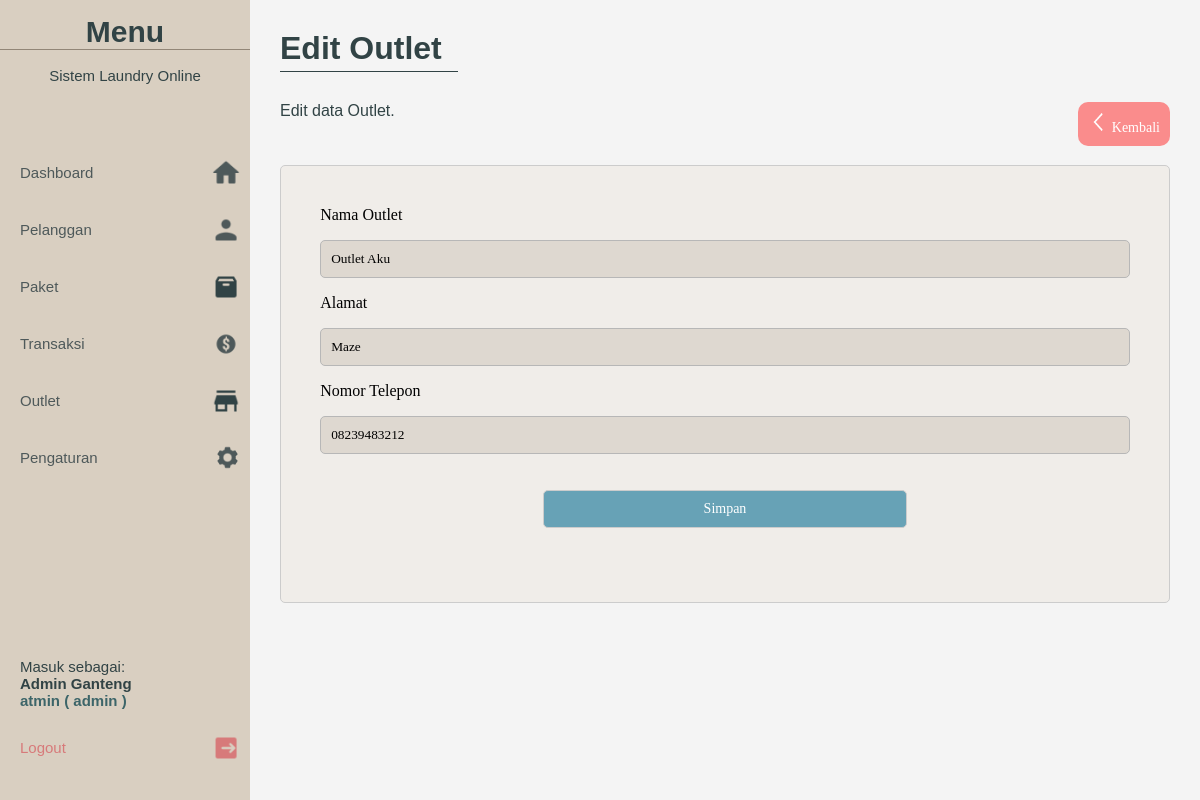
Page /app/admin/editOutlet.php?id=1 (signed in) on the committed database.
### tables this page shows
CREATE TABLE `tb_outlet` (
  `id_outlet` int(11) NOT NULL,
  `nama` varchar(100) DEFAULT NULL,
  `alamat` text DEFAULT NULL,
  `tlp` varchar(15) DEFAULT NULL
);

### app/admin/editOutlet.php (the view, shortened to what this page needs)
<?php
    include $_SERVER['DOCUMENT_ROOT'] . '/project/connection/connection.php';
    $id = isset($_GET['id']) ? (int) $_GET['id'] : 0;
    $stmt = $connect->prepare("SELECT * FROM tb_outlet WHERE id_outlet = ?");
    $stmt->bind_param("i", $id);
    $stmt->execute();
    $hasil = $stmt->get_result();
    $outlet = $hasil->fetch_assoc();
?>
<!DOCTYPE html>
<html lang="en">
<head>
    <link rel="stylesheet" href="style/style.css">
    <link rel="stylesheet" href="style/customer.css">
</head>
<body>
    <?php include 'sidebar.php'; ?>
    <section class="content">
        <h1>Edit Outlet</h1>
        <div class="text-container">
            <p>Edit data Outlet.</p>
            <a href="outlet.php" class="cancelbutton"><img src="../../assets/back.png" width="20" height="20">  Kembali</a>
        </div>
        <div class="dashboard">
            <form action="../../funcs/updateOutlet.php" method="POST">
                <table>
                    <label for="nama_outlet">Nama Outlet</label>
                    <input type="text" name="nama" id="nama" value="<?php echo htmlspecialchars($outlet['nama']); ?>" required>
                    <label for="harga">Alamat</label>
                    <input type="text" name="alamat" id="alamat" value="<?php echo htmlspecialchars($outlet['alamat']); ?>" required>
                    <label for="harga">Nomor Telepon</label>
                    <input type="number" name="tlp" id="tlp" value="<?php echo htmlspecialchars($outlet['tlp']); ?>" required>
                    <button type="submit" class="addbutton">Simpan</button>
            </form>
        </div>
    </section>
</body>
</html>

### app/admin/style/style.css (style rules this page uses)
* { box-sizing: border-box; --text-color: #314345; --background-color: #f4f4f4; --container-color: #f0ede9; --btn-color: #67a2b6; }
body { background-color: var(--background-color); }
h1, h2, p { color: var(--text-color); }
section { display: flex; flex-direction: column; gap: 0.2em; position: absolute; left: 250px; top: 0; padding: 30px; width: calc(100% - 250px); height: 100vh; background-color: #f4f4f4; font-family: "Poppins", sans-serif; transition: .2s; }
.content h1 { position: relative; font-size: 2em; margin-bottom: 1em; }
.content h1::after { content: ""; position: absolute; left: 0; bottom: -5px; width: 20%; height: 1px; background-color: var(--text-color); }
.content .dashboard { margin: 0; padding: 20px; width: 100%; background-color: #f0ede9; border-radius: 5px; border: 1px solid #ccc; }

### app/admin/style/customer.css (style rules this page uses)
* { --text-color: #314345; --background-color: #f4f4f4; --container-color: #f0ede9; --btn-color: #67a2b6; --edit-color: #f7d475; --delete-color: #fa8c8c; --success-color: #67a2b6; }
h1, h2, h3, h4, h5, h6, p { color: var(--text-color); }
.dashboard table { width: 100%; text-align: left; font-family: "Raleway"; font-weight: 500; }
.content .text-container { display: flex; flex-direction: row; justify-content: space-between; gap: 1em; margin-bottom: 1em; }
.addbutton { padding: 10px; font-family: "Raleway"; text-decoration: none; color: #ffffff; font-size: 14px; background-color: var(--btn-color); border-radius: 10px; transition: 0.2s; border: 1px solid #b7b7b7; }
.cancelbutton { padding: 10px; font-family: "Raleway"; text-decoration: none; color: #ffffff; font-size: 14px; background-color: var(--delete-color); border-radius: 10px; transition: 0.2s; vertical-align: middle; }
.content .dashboard form { padding: 1.2em; display: flex; flex-direction: column; gap: 1em; font-family: "Raleway"; }
.content .dashboard form input { padding: 10px; border-radius: 5px; border: 1px solid #b7b7b7; font-family: "Merriweather Sans"; background-color: #ded8d0; transition: 0.1s; }
.content .dashboard form button[type="submit"] { padding: 10px; font-family: "Poppins"; background-color: var(--btn-color); color: white; border: 1.5px solid #ccc; border-radius: 5px; width: 45%; align-self: center; margin: 20px; transition: 0.1s; cursor: pointer; }

### app/admin/style/sidebar.css (style rules this page uses)
* { margin: 0; padding: 0; box-sizing: border-box; }

### rows in the picture
tb_outlet: nama "Outlet Aku", alamat "Maze", tlp "08239483212"

### other values in the picture
$_SESSION["nama"] "Admin Ganteng"
$_SESSION["username"] "atmin"
$_SESSION["role"] "admin"
